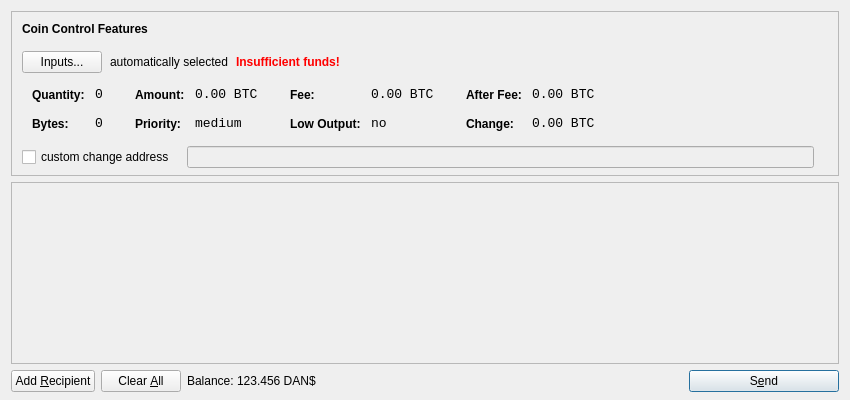
<?xml version="1.0" encoding="UTF-8"?>
<ui version="4.0">
 <class>SendCoinsDialog</class>
 <widget class="QDialog" name="SendCoinsDialog">
  <property name="geometry">
   <rect>
    <x>0</x>
    <y>0</y>
    <width>850</width>
    <height>400</height>
   </rect>
  </property>
  <property name="windowTitle">
   <string>Send Coins</string>
  </property>
  <layout class="QVBoxLayout" name="verticalLayout" stretch="0,1,0">
   <property name="bottomMargin">
    <number>8</number>
   </property>
   <item>
    <widget class="QFrame" name="frameCoinControl">
     <property name="sizePolicy">
      <sizepolicy hsizetype="Expanding" vsizetype="Expanding">
       <horstretch>0</horstretch>
       <verstretch>0</verstretch>
      </sizepolicy>
     </property>
     <property name="maximumSize">
      <size>
       <width>16777215</width>
       <height>16777215</height>
      </size>
     </property>
     <property name="frameShape">
      <enum>QFrame::StyledPanel</enum>
     </property>
     <property name="frameShadow">
      <enum>QFrame::Sunken</enum>
     </property>
     <layout class="QVBoxLayout" name="verticalLayoutCoinControl2">
      <property name="spacing">
       <number>-1</number>
      </property>
      <property name="leftMargin">
       <number>0</number>
      </property>
      <property name="topMargin">
       <number>0</number>
      </property>
      <property name="rightMargin">
       <number>0</number>
      </property>
      <property name="bottomMargin">
       <number>6</number>
      </property>
      <item>
       <layout class="QVBoxLayout" name="verticalLayoutCoinControl" stretch="0,0,0,0,1">
        <property name="spacing">
         <number>0</number>
        </property>
        <property name="leftMargin">
         <number>10</number>
        </property>
        <property name="topMargin">
         <number>10</number>
        </property>
        <item>
         <layout class="QHBoxLayout" name="horizontalLayoutCoinControl1">
          <property name="bottomMargin">
           <number>15</number>
          </property>
          <item>
           <widget class="QLabel" name="labelCoinControlFeatures">
            <property name="sizePolicy">
             <sizepolicy hsizetype="Preferred" vsizetype="Maximum">
              <horstretch>0</horstretch>
              <verstretch>0</verstretch>
             </sizepolicy>
            </property>
            <property name="font">
             <font>
              <weight>75</weight>
              <bold>true</bold>
             </font>
            </property>
            <property name="styleSheet">
             <string notr="true">font-weight:bold;</string>
            </property>
            <property name="text">
             <string>Coin Control Features</string>
            </property>
           </widget>
          </item>
         </layout>
        </item>
        <item>
         <layout class="QHBoxLayout" name="horizontalLayoutCoinControl2" stretch="0,0,0,0">
          <property name="spacing">
           <number>8</number>
          </property>
          <property name="bottomMargin">
           <number>10</number>
          </property>
          <item>
           <widget class="QPushButton" name="pushButtonCoinControl">
            <property name="styleSheet">
             <string notr="true"/>
            </property>
            <property name="text">
             <string>Inputs...</string>
            </property>
           </widget>
          </item>
          <item>
           <widget class="QLabel" name="labelCoinControlAutomaticallySelected">
            <property name="text">
             <string>automatically selected</string>
            </property>
            <property name="margin">
             <number>5</number>
            </property>
           </widget>
          </item>
          <item>
           <widget class="QLabel" name="labelCoinControlInsuffFunds">
            <property name="font">
             <font>
              <weight>75</weight>
              <bold>true</bold>
             </font>
            </property>
            <property name="styleSheet">
             <string notr="true">color:red;font-weight:bold;</string>
            </property>
            <property name="text">
             <string>Insufficient funds!</string>
            </property>
            <property name="margin">
             <number>5</number>
            </property>
           </widget>
          </item>
          <item>
           <spacer name="horizontalSpacerCoinControl">
            <property name="orientation">
             <enum>Qt::Horizontal</enum>
            </property>
            <property name="sizeHint" stdset="0">
             <size>
              <width>40</width>
              <height>1</height>
             </size>
            </property>
           </spacer>
          </item>
         </layout>
        </item>
        <item>
         <widget class="QWidget" name="widgetCoinControl" native="true">
          <property name="sizePolicy">
           <sizepolicy hsizetype="Preferred" vsizetype="Preferred">
            <horstretch>0</horstretch>
            <verstretch>0</verstretch>
           </sizepolicy>
          </property>
          <property name="minimumSize">
           <size>
            <width>0</width>
            <height>0</height>
           </size>
          </property>
          <property name="styleSheet">
           <string notr="true"/>
          </property>
          <layout class="QHBoxLayout" name="horizontalLayoutCoinControl5">
           <property name="margin">
            <number>0</number>
           </property>
           <item>
            <layout class="QHBoxLayout" name="horizontalLayoutCoinControl3" stretch="0,0,0,1">
             <property name="spacing">
              <number>20</number>
             </property>
             <property name="topMargin">
              <number>0</number>
             </property>
             <property name="bottomMargin">
              <number>10</number>
             </property>
             <item>
              <layout class="QFormLayout" name="formLayoutCoinControl1">
               <property name="horizontalSpacing">
                <number>10</number>
               </property>
               <property name="verticalSpacing">
                <number>14</number>
               </property>
               <property name="leftMargin">
                <number>10</number>
               </property>
               <property name="topMargin">
                <number>4</number>
               </property>
               <property name="rightMargin">
                <number>6</number>
               </property>
               <item row="0" column="0">
                <widget class="QLabel" name="labelCoinControlQuantityText">
                 <property name="styleSheet">
                  <string notr="true">font-weight:bold;</string>
                 </property>
                 <property name="text">
                  <string>Quantity:</string>
                 </property>
                 <property name="margin">
                  <number>0</number>
                 </property>
                </widget>
               </item>
               <item row="0" column="1">
                <widget class="QLabel" name="labelCoinControlQuantity">
                 <property name="font">
                  <font>
                   <family>Monospace</family>
                   <pointsize>10</pointsize>
                  </font>
                 </property>
                 <property name="cursor">
                  <cursorShape>IBeamCursor</cursorShape>
                 </property>
                 <property name="contextMenuPolicy">
                  <enum>Qt::ActionsContextMenu</enum>
                 </property>
                 <property name="text">
                  <string notr="true">0</string>
                 </property>
                 <property name="margin">
                  <number>0</number>
                 </property>
                 <property name="textInteractionFlags">
                  <set>Qt::LinksAccessibleByMouse|Qt::TextSelectableByKeyboard|Qt::TextSelectableByMouse</set>
                 </property>
                </widget>
               </item>
               <item row="1" column="0">
                <widget class="QLabel" name="labelCoinControlBytesText">
                 <property name="styleSheet">
                  <string notr="true">font-weight:bold;</string>
                 </property>
                 <property name="text">
                  <string>Bytes:</string>
                 </property>
                </widget>
               </item>
               <item row="1" column="1">
                <widget class="QLabel" name="labelCoinControlBytes">
                 <property name="font">
                  <font>
                   <family>Monospace</family>
                   <pointsize>10</pointsize>
                  </font>
                 </property>
                 <property name="cursor">
                  <cursorShape>IBeamCursor</cursorShape>
                 </property>
                 <property name="contextMenuPolicy">
                  <enum>Qt::ActionsContextMenu</enum>
                 </property>
                 <property name="text">
                  <string notr="true">0</string>
                 </property>
                 <property name="textInteractionFlags">
                  <set>Qt::LinksAccessibleByMouse|Qt::TextSelectableByKeyboard|Qt::TextSelectableByMouse</set>
                 </property>
                </widget>
               </item>
              </layout>
             </item>
             <item>
              <layout class="QFormLayout" name="formLayoutCoinControl2">
               <property name="horizontalSpacing">
                <number>10</number>
               </property>
               <property name="verticalSpacing">
                <number>14</number>
               </property>
               <property name="leftMargin">
                <number>6</number>
               </property>
               <property name="topMargin">
                <number>4</number>
               </property>
               <property name="rightMargin">
                <number>6</number>
               </property>
               <item row="0" column="0">
                <widget class="QLabel" name="labelCoinControlAmountText">
                 <property name="styleSheet">
                  <string notr="true">font-weight:bold;</string>
                 </property>
                 <property name="text">
                  <string>Amount:</string>
                 </property>
                 <property name="margin">
                  <number>0</number>
                 </property>
                </widget>
               </item>
               <item row="0" column="1">
                <widget class="QLabel" name="labelCoinControlAmount">
                 <property name="font">
                  <font>
                   <family>Monospace</family>
                   <pointsize>10</pointsize>
                  </font>
                 </property>
                 <property name="cursor">
                  <cursorShape>IBeamCursor</cursorShape>
                 </property>
                 <property name="contextMenuPolicy">
                  <enum>Qt::ActionsContextMenu</enum>
                 </property>
                 <property name="text">
                  <string notr="true">0.00 BTC</string>
                 </property>
                 <property name="textInteractionFlags">
                  <set>Qt::LinksAccessibleByMouse|Qt::TextSelectableByKeyboard|Qt::TextSelectableByMouse</set>
                 </property>
                </widget>
               </item>
               <item row="1" column="0">
                <widget class="QLabel" name="labelCoinControlPriorityText">
                 <property name="styleSheet">
                  <string notr="true">font-weight:bold;</string>
                 </property>
                 <property name="text">
                  <string>Priority:</string>
                 </property>
                </widget>
               </item>
               <item row="1" column="1">
                <widget class="QLabel" name="labelCoinControlPriority">
                 <property name="font">
                  <font>
                   <family>Monospace</family>
                   <pointsize>10</pointsize>
                  </font>
                 </property>
                 <property name="cursor">
                  <cursorShape>IBeamCursor</cursorShape>
                 </property>
                 <property name="contextMenuPolicy">
                  <enum>Qt::ActionsContextMenu</enum>
                 </property>
                 <property name="text">
                  <string>medium</string>
                 </property>
                 <property name="textInteractionFlags">
                  <set>Qt::LinksAccessibleByMouse|Qt::TextSelectableByKeyboard|Qt::TextSelectableByMouse</set>
                 </property>
                </widget>
               </item>
              </layout>
             </item>
             <item>
              <layout class="QFormLayout" name="formLayoutCoinControl3">
               <property name="horizontalSpacing">
                <number>10</number>
               </property>
               <property name="verticalSpacing">
                <number>14</number>
               </property>
               <property name="leftMargin">
                <number>6</number>
               </property>
               <property name="topMargin">
                <number>4</number>
               </property>
               <property name="rightMargin">
                <number>6</number>
               </property>
               <item row="0" column="0">
                <widget class="QLabel" name="labelCoinControlFeeText">
                 <property name="styleSheet">
                  <string notr="true">font-weight:bold;</string>
                 </property>
                 <property name="text">
                  <string>Fee:</string>
                 </property>
                 <property name="margin">
                  <number>0</number>
                 </property>
                </widget>
               </item>
               <item row="0" column="1">
                <widget class="QLabel" name="labelCoinControlFee">
                 <property name="font">
                  <font>
                   <family>Monospace</family>
                   <pointsize>10</pointsize>
                  </font>
                 </property>
                 <property name="cursor">
                  <cursorShape>IBeamCursor</cursorShape>
                 </property>
                 <property name="contextMenuPolicy">
                  <enum>Qt::ActionsContextMenu</enum>
                 </property>
                 <property name="text">
                  <string notr="true">0.00 BTC</string>
                 </property>
                 <property name="textInteractionFlags">
                  <set>Qt::LinksAccessibleByMouse|Qt::TextSelectableByKeyboard|Qt::TextSelectableByMouse</set>
                 </property>
                </widget>
               </item>
               <item row="1" column="0">
                <widget class="QLabel" name="labelCoinControlLowOutputText">
                 <property name="styleSheet">
                  <string notr="true">font-weight:bold;</string>
                 </property>
                 <property name="text">
                  <string>Low Output:</string>
                 </property>
                </widget>
               </item>
               <item row="1" column="1">
                <widget class="QLabel" name="labelCoinControlLowOutput">
                 <property name="font">
                  <font>
                   <family>Monospace</family>
                   <pointsize>10</pointsize>
                  </font>
                 </property>
                 <property name="cursor">
                  <cursorShape>IBeamCursor</cursorShape>
                 </property>
                 <property name="contextMenuPolicy">
                  <enum>Qt::ActionsContextMenu</enum>
                 </property>
                 <property name="text">
                  <string>no</string>
                 </property>
                 <property name="textInteractionFlags">
                  <set>Qt::LinksAccessibleByMouse|Qt::TextSelectableByKeyboard|Qt::TextSelectableByMouse</set>
                 </property>
                </widget>
               </item>
              </layout>
             </item>
             <item>
              <layout class="QFormLayout" name="formLayoutCoinControl4">
               <property name="horizontalSpacing">
                <number>10</number>
               </property>
               <property name="verticalSpacing">
                <number>14</number>
               </property>
               <property name="leftMargin">
                <number>6</number>
               </property>
               <property name="topMargin">
                <number>4</number>
               </property>
               <property name="rightMargin">
                <number>6</number>
               </property>
               <item row="0" column="0">
                <widget class="QLabel" name="labelCoinControlAfterFeeText">
                 <property name="styleSheet">
                  <string notr="true">font-weight:bold;</string>
                 </property>
                 <property name="text">
                  <string>After Fee:</string>
                 </property>
                 <property name="margin">
                  <number>0</number>
                 </property>
                </widget>
               </item>
               <item row="0" column="1">
                <widget class="QLabel" name="labelCoinControlAfterFee">
                 <property name="font">
                  <font>
                   <family>Monospace</family>
                   <pointsize>10</pointsize>
                  </font>
                 </property>
                 <property name="cursor">
                  <cursorShape>IBeamCursor</cursorShape>
                 </property>
                 <property name="contextMenuPolicy">
                  <enum>Qt::ActionsContextMenu</enum>
                 </property>
                 <property name="text">
                  <string notr="true">0.00 BTC</string>
                 </property>
                 <property name="textInteractionFlags">
                  <set>Qt::LinksAccessibleByMouse|Qt::TextSelectableByKeyboard|Qt::TextSelectableByMouse</set>
                 </property>
                </widget>
               </item>
               <item row="1" column="0">
                <widget class="QLabel" name="labelCoinControlChangeText">
                 <property name="styleSheet">
                  <string notr="true">font-weight:bold;</string>
                 </property>
                 <property name="text">
                  <string>Change:</string>
                 </property>
                </widget>
               </item>
               <item row="1" column="1">
                <widget class="QLabel" name="labelCoinControlChange">
                 <property name="font">
                  <font>
                   <family>Monospace</family>
                   <pointsize>10</pointsize>
                  </font>
                 </property>
                 <property name="cursor">
                  <cursorShape>IBeamCursor</cursorShape>
                 </property>
                 <property name="contextMenuPolicy">
                  <enum>Qt::ActionsContextMenu</enum>
                 </property>
                 <property name="text">
                  <string notr="true">0.00 BTC</string>
                 </property>
                 <property name="textInteractionFlags">
                  <set>Qt::LinksAccessibleByMouse|Qt::TextSelectableByKeyboard|Qt::TextSelectableByMouse</set>
                 </property>
                </widget>
               </item>
              </layout>
             </item>
            </layout>
           </item>
          </layout>
         </widget>
        </item>
        <item>
         <layout class="QHBoxLayout" name="horizontalLayoutCoinControl4" stretch="0,0,0">
          <property name="spacing">
           <number>12</number>
          </property>
          <property name="sizeConstraint">
           <enum>QLayout::SetDefaultConstraint</enum>
          </property>
          <property name="topMargin">
           <number>5</number>
          </property>
          <property name="rightMargin">
           <number>5</number>
          </property>
          <item>
           <widget class="QCheckBox" name="checkBoxCoinControlChange">
            <property name="text">
             <string>custom change address</string>
            </property>
           </widget>
          </item>
          <item>
           <widget class="QLineEdit" name="lineEditCoinControlChange">
            <property name="enabled">
             <bool>false</bool>
            </property>
            <property name="sizePolicy">
             <sizepolicy hsizetype="Expanding" vsizetype="Fixed">
              <horstretch>0</horstretch>
              <verstretch>0</verstretch>
             </sizepolicy>
            </property>
           </widget>
          </item>
          <item>
           <widget class="QLabel" name="labelCoinControlChangeLabel">
            <property name="sizePolicy">
             <sizepolicy hsizetype="Preferred" vsizetype="Expanding">
              <horstretch>0</horstretch>
              <verstretch>0</verstretch>
             </sizepolicy>
            </property>
            <property name="minimumSize">
             <size>
              <width>0</width>
              <height>0</height>
             </size>
            </property>
            <property name="text">
             <string/>
            </property>
            <property name="margin">
             <number>3</number>
            </property>
           </widget>
          </item>
         </layout>
        </item>
        <item>
         <spacer name="verticalSpacerCoinControl">
          <property name="orientation">
           <enum>Qt::Vertical</enum>
          </property>
          <property name="sizeHint" stdset="0">
           <size>
            <width>800</width>
            <height>1</height>
           </size>
          </property>
         </spacer>
        </item>
       </layout>
      </item>
     </layout>
    </widget>
   </item>
   <item>
    <widget class="QScrollArea" name="scrollArea">
     <property name="widgetResizable">
      <bool>true</bool>
     </property>
     <widget class="QWidget" name="scrollAreaWidgetContents">
      <property name="geometry">
       <rect>
        <x>0</x>
        <y>0</y>
        <width>830</width>
        <height>165</height>
       </rect>
      </property>
      <layout class="QVBoxLayout" name="verticalLayout_2">
       <property name="margin">
        <number>0</number>
       </property>
       <item>
        <layout class="QVBoxLayout" name="entries">
         <property name="spacing">
          <number>6</number>
         </property>
        </layout>
       </item>
       <item>
        <spacer name="verticalSpacer">
         <property name="orientation">
          <enum>Qt::Vertical</enum>
         </property>
         <property name="sizeHint" stdset="0">
          <size>
           <width>20</width>
           <height>40</height>
          </size>
         </property>
        </spacer>
       </item>
      </layout>
     </widget>
    </widget>
   </item>
   <item>
    <layout class="QHBoxLayout" name="horizontalLayout">
     <item>
      <widget class="QPushButton" name="addButton">
       <property name="toolTip">
        <string>Send to multiple recipients at once</string>
       </property>
       <property name="text">
        <string>Add &amp;Recipient</string>
       </property>
       <property name="icon">
        <iconset resource="../bitcoin.qrc">
         <normaloff>:/icons/add</normaloff>:/icons/add</iconset>
       </property>
       <property name="autoDefault">
        <bool>false</bool>
       </property>
      </widget>
     </item>
     <item>
      <widget class="QPushButton" name="clearButton">
       <property name="sizePolicy">
        <sizepolicy hsizetype="Minimum" vsizetype="Fixed">
         <horstretch>0</horstretch>
         <verstretch>0</verstretch>
        </sizepolicy>
       </property>
       <property name="toolTip">
        <string>Remove all transaction fields</string>
       </property>
       <property name="text">
        <string>Clear &amp;All</string>
       </property>
       <property name="icon">
        <iconset resource="../bitcoin.qrc">
         <normaloff>:/icons/remove</normaloff>:/icons/remove</iconset>
       </property>
       <property name="autoRepeatDelay">
        <number>300</number>
       </property>
       <property name="autoDefault">
        <bool>false</bool>
       </property>
      </widget>
     </item>
     <item>
      <layout class="QHBoxLayout" name="horizontalLayout_2">
       <property name="spacing">
        <number>3</number>
       </property>
       <item>
        <widget class="QLabel" name="label">
         <property name="text">
          <string>Balance:</string>
         </property>
        </widget>
       </item>
       <item>
        <widget class="QLabel" name="labelBalance">
         <property name="cursor">
          <cursorShape>IBeamCursor</cursorShape>
         </property>
         <property name="text">
          <string>123.456 DAN$</string>
         </property>
         <property name="textInteractionFlags">
          <set>Qt::LinksAccessibleByMouse|Qt::TextSelectableByKeyboard|Qt::TextSelectableByMouse</set>
         </property>
        </widget>
       </item>
      </layout>
     </item>
     <item>
      <spacer name="horizontalSpacer">
       <property name="orientation">
        <enum>Qt::Horizontal</enum>
       </property>
       <property name="sizeHint" stdset="0">
        <size>
         <width>40</width>
         <height>20</height>
        </size>
       </property>
      </spacer>
     </item>
     <item>
      <widget class="QPushButton" name="sendButton">
       <property name="minimumSize">
        <size>
         <width>150</width>
         <height>0</height>
        </size>
       </property>
       <property name="toolTip">
        <string>Confirm the send action</string>
       </property>
       <property name="text">
        <string>S&amp;end</string>
       </property>
       <property name="icon">
        <iconset resource="../bitcoin.qrc">
         <normaloff>:/icons/send</normaloff>:/icons/send</iconset>
       </property>
       <property name="default">
        <bool>true</bool>
       </property>
      </widget>
     </item>
    </layout>
   </item>
  </layout>
 </widget>
 <resources>
  <include location="../bitcoin.qrc"/>
 </resources>
 <connections/>
</ui>
